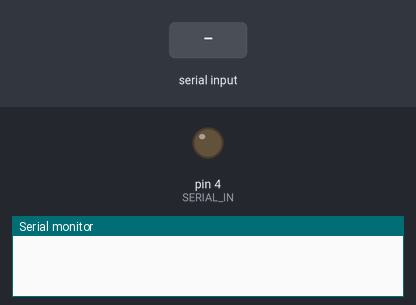
The sketch below on a simulated Arduino Uno, built with avr-gcc and run on an emulated ATmega328P. Parts: output pins drawn as LEDs (lit = HIGH), the last lines printed to the serial monitor. The test bench sets the inputs (shaded band). Random numbers use the default seed unless the sketch sets one; pins used as bus, display or sensor lines are not drawn.

Above: at 3.1 s.
3.2 s: "90 45\n" received over Serial
6.2 s: byte 73 ('I') received over Serial
At 8.2 s:
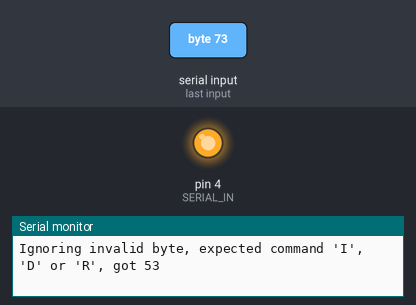
9.2 s: byte 68 ('D') received over Serial
12.2 s: byte 82 ('R') received over Serial
Timing chart, 0 to 16.2 s (numbered marks = the images above; inputs shaded):
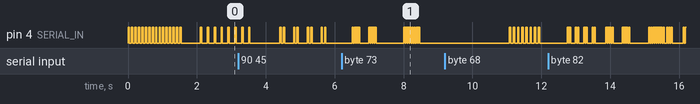

The sketch:

shiftRegisters.ino
```cpp
#define SERIAL_IN 4
#define SERIAL_CLOCK 7
#define R_CLOCK 8
#define LENGTH 16

bool values[LENGTH];

bool showIntermediate = true;

#define DELAY_MODE_MINIMAL 0
#define DELAY_MODE_ANIMATED 1
#define DELAY_MODE_EDUCATIONAL 2

unsigned int delayMode = DELAY_MODE_ANIMATED;

unsigned int resultDelayTime = 500;

void applyDelay() {
  if (delayMode == DELAY_MODE_MINIMAL) {
    delayMicroseconds(1);
  }
  if (delayMode == DELAY_MODE_ANIMATED) {
    delay(20);
  }
  if (delayMode == DELAY_MODE_EDUCATIONAL) {
    delay(300);
  }
}

void writeValues() {
  for (int i = 0; i < LENGTH; i++) {
    bool value = values[i];
    digitalWrite(SERIAL_IN, value ? HIGH : LOW);
    applyDelay();
    digitalWrite(SERIAL_CLOCK, HIGH);
    applyDelay();
    digitalWrite(SERIAL_IN, LOW);
    digitalWrite(SERIAL_CLOCK, LOW);
    applyDelay();
    if (showIntermediate || i == LENGTH - 1) {
      digitalWrite(R_CLOCK, HIGH);
      applyDelay();
      digitalWrite(R_CLOCK, LOW);
      applyDelay();
    }
  }
  delay(resultDelayTime);
}

void processSerial() {
  while (Serial.available() > 0) {
    int incomingByte = Serial.read();

    if (incomingByte == ' ' || incomingByte == 10) {
      // silently ignore space and new line
      continue;
    }

    if (incomingByte == 'I') {
      showIntermediate = !showIntermediate;
    } else if (incomingByte == 'D') {
      incomingByte = Serial.read();
      if (incomingByte >= '0' && incomingByte < '3') {
        delayMode = incomingByte - '0';
      } else {
        Serial.print(F("Ignoring invalid byte, expected delay mode '0', '1' or '2', got "));
        Serial.println(incomingByte, DEC);
      }
    } else if (incomingByte == 'R') {
      resultDelayTime = 0;
      for (int k = 0; k < 3; k++) {
        incomingByte = Serial.read();
        if (incomingByte >= '0' && incomingByte <= '9') {
          int digit = incomingByte - '0';
          resultDelayTime = resultDelayTime * 10 + digit;
        } else {
          Serial.print(F("Ignoring invalid byte, expected result delay digit, got "));
          Serial.println(incomingByte, DEC);
        }
      }
    } else {
      Serial.print(F("Ignoring invalid byte, expected command 'I', 'D' or 'R', got "));
      Serial.println(incomingByte, DEC);
    }
  }
}

void setup() {
  Serial.begin(9600);

  pinMode(SERIAL_IN, OUTPUT);
  pinMode(SERIAL_CLOCK, OUTPUT);
  pinMode(R_CLOCK, OUTPUT);
}

void loop() {

  for (int k = 0; k < 2; k++) {
    for (int i = 0; i < LENGTH; i++) {
      values[i] = false ^ (k == 0);
    }
    writeValues();
    processSerial();

    for (int i = 0; i < LENGTH; i++) {
      values[i] = (i % 2 >= 1) ^ (k == 0);
    }
    writeValues();
    processSerial();

    for (int i = 0; i < LENGTH; i++) {
      values[i] = (i % 4 >= 2) ^ (k == 0);
    }
    writeValues();
    processSerial();

    for (int i = 0; i < LENGTH; i++) {
      values[i] = (i % 8 >= 4) ^ (k == 0);
    }
    writeValues();
    processSerial();

    for (int i = 0; i < LENGTH; i++) {
      values[i] = (i % 16 >= 8) ^ (k == 0);
    }
    writeValues();
    processSerial();
  }

  if (delayMode == DELAY_MODE_MINIMAL) {
    for (int k = 0; k < LENGTH; k++) {
      for (int i = 0; i < LENGTH; i++) {
        values[i] = i < k;
      }
      writeValues();
      processSerial();
    }
  }

  if (delayMode == DELAY_MODE_MINIMAL) {
    for (int j = 0; j < LENGTH; j++) {
      for (int k = j; k >= 0; k--) {
        for (int i = 0; i < LENGTH; i++) {
          values[i] = i > j || i == k;
        }
        writeValues();
        processSerial();
      }
    }
  }

  for (int k = 0; k < 8; k++) {
    for (int i = 0; i < LENGTH; i++) {
      values[i] = random(2) >= 1;
    }
    writeValues();
    processSerial();
  }
}
```
